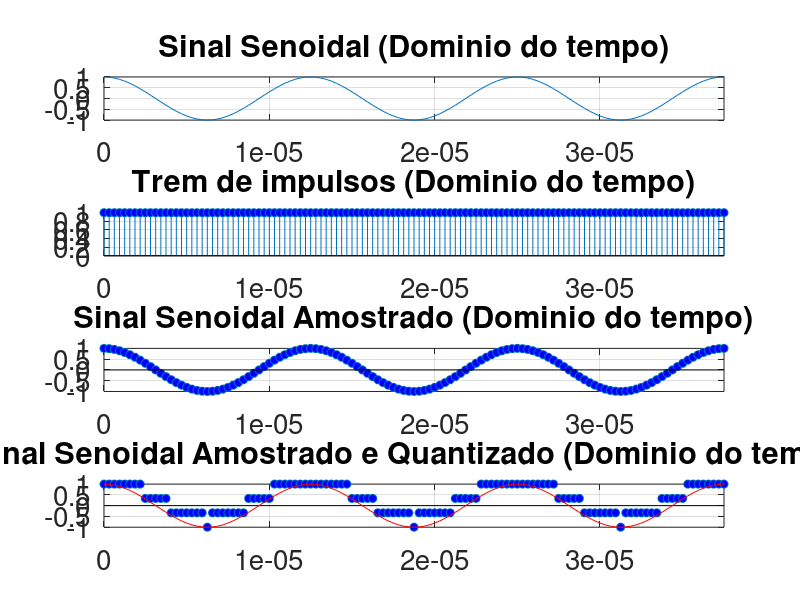
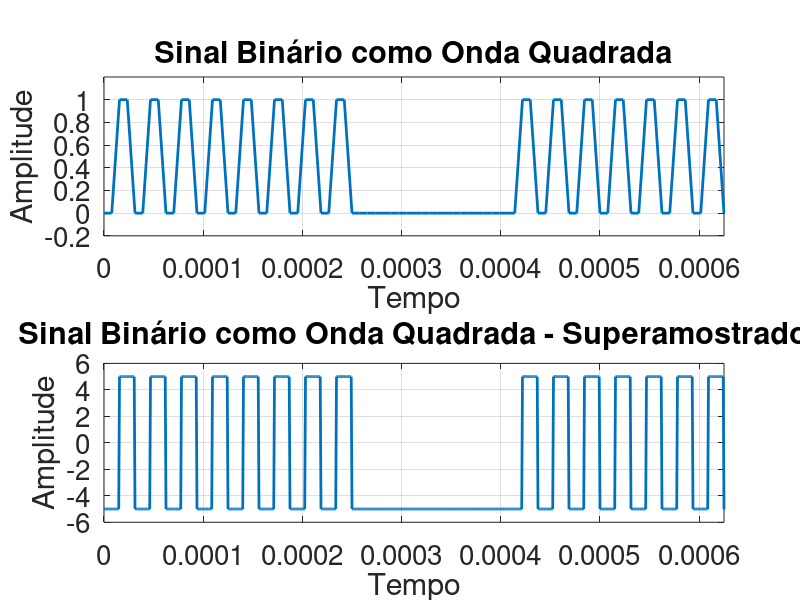
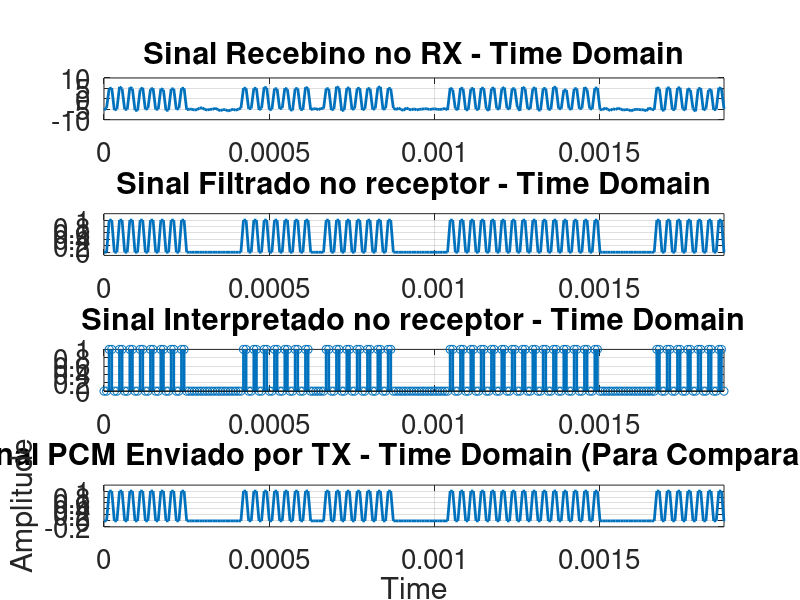
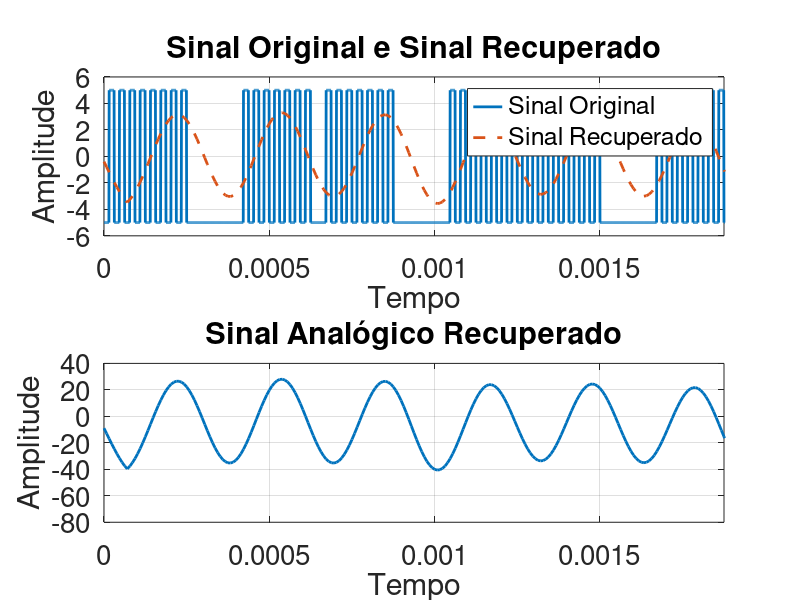

Write the MATLAB code that produced these figures, in order.
close all; clear all; clc;
pkg load signal;
pkg load communications;

% Altera o tamanho da fonte nos plots para 15
set(0, 'DefaultAxesFontSize', 20);

% Defining the base signal amplitude.
A_signal = 1;

% Defining the frequency for the base signal 
f_signal = 80000;

% Defining the period and frequency of sampling:
fs = 40*f_signal;
Ts = 1/fs;
T = 1/f_signal;

% Defining the sinal period.
t_inicial = 0;
t_final = 0.01;

% "t" vector, correspondig to the time period of analysis, on time domain.
t = [t_inicial:Ts:t_final];

signal = A_signal*cos(2*pi*f_signal*t);

% Criando um trem de impulsos com período de 2T
impulse_train = zeros(size(t));
impulse_train(mod(t, 1/fs) == 0) = 1;

signal_sampled = signal .* impulse_train;

% Quantidade de níveis desejada (tirando o 0)
n=2;
num_levels = 2^n;

% Gerando os níveis de quantização automaticamente
levels = linspace(-1, 1, num_levels);

% Verifica se o vetor possui algum elemento com "0"
for i = 1:length(levels)
    if levels(i) == 0
        levels(i) = [];
        break; 
    end
end


% Quantização
quantized_signal = zeros(size(signal_sampled));
for i = 1:length(signal_sampled)
    for j = 1:length(levels)
        if signal_sampled(i) <= levels(j)
            quantized_signal(i) = levels(j);
            break;
        end
    end
end

figure(1)
subplot(411)
plot(t,signal)
grid on;
xlim([0 3*T])
title('Sinal Senoidal (Dominio do tempo)')

subplot(412)
stem(t,impulse_train, 'MarkerFaceColor', 'b')
grid on;
xlim([0 3*T])
title('Trem de impulsos (Dominio do tempo)')

subplot(413)
stem(t,signal_sampled, 'LineStyle','none', 'MarkerFaceColor', 'b')
grid on;
xlim([0 3*T])
title('Sinal Senoidal Amostrado (Dominio do tempo)')

subplot(414)
stem(t,quantized_signal, 'LineStyle','none', 'MarkerFaceColor', 'b')
xlim([0 3*T])
hold on; 
plot(t,signal, 'r')
xlim([0 3*T])
grid on;
title('Sinal Senoidal Amostrado e Quantizado (Dominio do tempo)')

% Desloca o vetor quantizado para 0 ou mais
min_value = min(quantized_signal);
quantized_signal = quantized_signal - min_value;

% Multiplica os valores quantizados para que sejam números inteiros
num_intervals = num_levels - 1; % Número de intervalos entre os níveis
quantized_signal_int = quantized_signal * num_intervals;

% Convertendo valores quantizados inteiros para binário
binary_signal = de2bi(quantized_signal_int, n);

% Concatenando os valores binários em um único vetor
binary_signal_concatenated = reshape(binary_signal.', 1, []);

% Vetor de tempo
t = linspace(0, 1, length(binary_signal_concatenated) * 2);

% Repetindo cada valor do sinal
repeated_signal = reshape(repmat(binary_signal_concatenated, 2, 1), 1, []);

% realizando a superamostragem do sinal com a função upper

% Superamostragem
n = 10;
amplitude =5;
repeated_signal_up = upsample(repeated_signal, n);

filtr_tx = ones(1, n);
filtered_signal = filter(filtr_tx, 1, repeated_signal_up)*2*amplitude-amplitude;

% criando um novo vetor de t para o sinal filtrado
t_super = linspace(0, 1, length(filtered_signal));

var_noise = 0.1; 
transmission_noise = sqrt(var_noise)*randn(1,length(filtered_signal)); 

transmitted_signal = filtered_signal + transmission_noise; 

% Plotando o sinal
figure(2)
subplot(211)
plot(t,repeated_signal, 'LineWidth', 2);
ylim([-0.2, 1.2]);
xlim([0, 50*T]);
xlabel('Tempo');
ylabel('Amplitude');
title('Sinal Binário como Onda Quadrada');
grid on;

subplot(212)
plot(t_super,filtered_signal, 'LineWidth', 2);
xlim([0, 50*T]);
ylim([-amplitude*1.2 , amplitude*1.2]);
xlabel('Tempo');
ylabel('Amplitude');
title('Sinal Binário como Onda Quadrada - Superamostrado');
grid on;

figure(5)
subplot(311)
plot(t_super,transmission_noise, 'LineWidth', 2);
xlim([0, 50*T]);
ylim([-amplitude*1.2 , amplitude*1.2]);
xlabel('Tempo');
ylabel('Amplitude');
title('Sinal Ruidoso - AWGN');
grid on;

subplot(312)
plot(t_super,filtered_signal, 'LineWidth', 2);
xlim([0, 50*T]);
ylim([-amplitude*1.2 , amplitude*1.2]);
xlabel('Tempo');
ylabel('Amplitude');
title('Sinal Binário como Onda Quadrada');
grid on;

subplot(313)
plot(t_super,transmitted_signal, 'LineWidth', 2);
xlim([0, 50*T]);
ylim([-amplitude*1.2 , amplitude*1.2]);
xlabel('Tempo');
ylabel('Amplitude');
title('Sinal Transmitido no Meio de Transmissão');
grid on;

% Recepção: 

% definindo o limiar (valor que vai decidir se o sinal é 0 ou 1)
limiar = 0;

% amostrando o sinal recebido
received_signal = transmitted_signal(n/2:n:end);
received_binary = received_signal > limiar; 

t_received = linspace(0, 1, length(t_super)/n);

% Plotando o sinal
% Plotting the signal
figure(3)

subplot(411)
plot(t_received, received_signal,  'LineWidth', 2);
xlim([0, 150*T]);
title('Sinal Recebino no RX - Time Domain');
grid on;

subplot(412)
plot(t_received, received_binary,  'LineWidth', 2);
xlim([0, 150*T]);
ylim([-0.1 1.2*max(received_binary)]);
title('Sinal Filtrado no receptor - Time Domain');
grid on;

subplot(413)
stem(t_received, received_binary,  'LineWidth', 2);
xlim([0, 150*T]);
title('Sinal Interpretado no receptor - Time Domain');
grid on;


subplot(414)
plot(t,repeated_signal, 'LineWidth', 2);
ylim([-0.2, 1.2]);
xlim([0, 150*T]);
xlabel('Time');
ylabel('Amplitude');
title('Sinal PCM Enviado por TX - Time Domain (Para Comparação)');
grid on;






% Vetor de tempo para o sinal recebido
t_received = linspace(0, 1, length(received_signal));

% Interpolando o sinal para restaurar a taxa de amostragem original
received_signal_interp = interp(received_signal, n);

% Filtrando o sinal interpolado para remover artefatos
filtr_rx = ones(1, n);
received_signal_filtered = filter(filtr_rx, 1, received_signal_interp) / n;

% Plotando o sinal recuperado
figure(4);
subplot(211);
plot(t_super, filtered_signal, 'LineWidth', 2, 'DisplayName', 'Sinal Original');
hold on;
plot(t_received, received_signal_filtered(1:length(t_received)), '--', 'LineWidth', 2, 'DisplayName', 'Sinal Recuperado');
xlim([0, 150*T]);
ylim([-amplitude*1.2 , amplitude*1.2]);
xlabel('Tempo');
ylabel('Amplitude');
title('Sinal Original e Sinal Recuperado');
legend;
grid on;

% Convertendo o sinal recuperado para o formato analógico
received_analog_signal = received_signal_filtered(1:length(t_received)) * (2*amplitude) - amplitude; % Normalização da amplitude

% Plotando o sinal analógico recuperado
subplot(212);
plot(t_received, received_analog_signal, 'LineWidth', 2);
xlim([0, 150*T]);
xlabel('Tempo');
ylabel('Amplitude');
title('Sinal Analógico Recuperado');
grid on;
